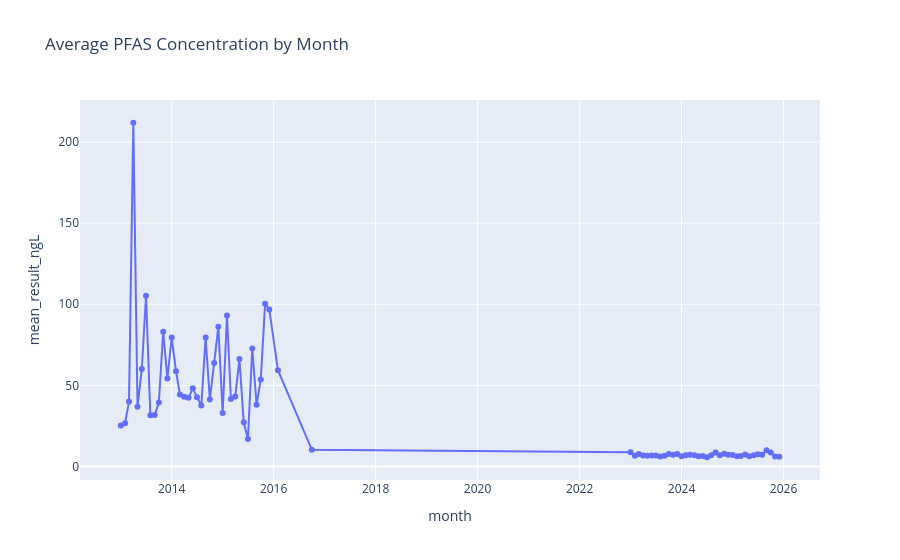

Notebook code cell kept with this figure:
### Code cell
#timeline of PFAS contamination (U.S.)
import plotly.express as px

contain_pfas_grouped = (
    contain_pfas
    .groupby("month")["mean_result_ngL"]
    .mean()
    .reset_index()
)

fig = px.line(
    contain_pfas_grouped,
    x="month",
    y="mean_result_ngL",
    markers=True,
    title="Average PFAS Concentration by Month"
)

fig.show()
